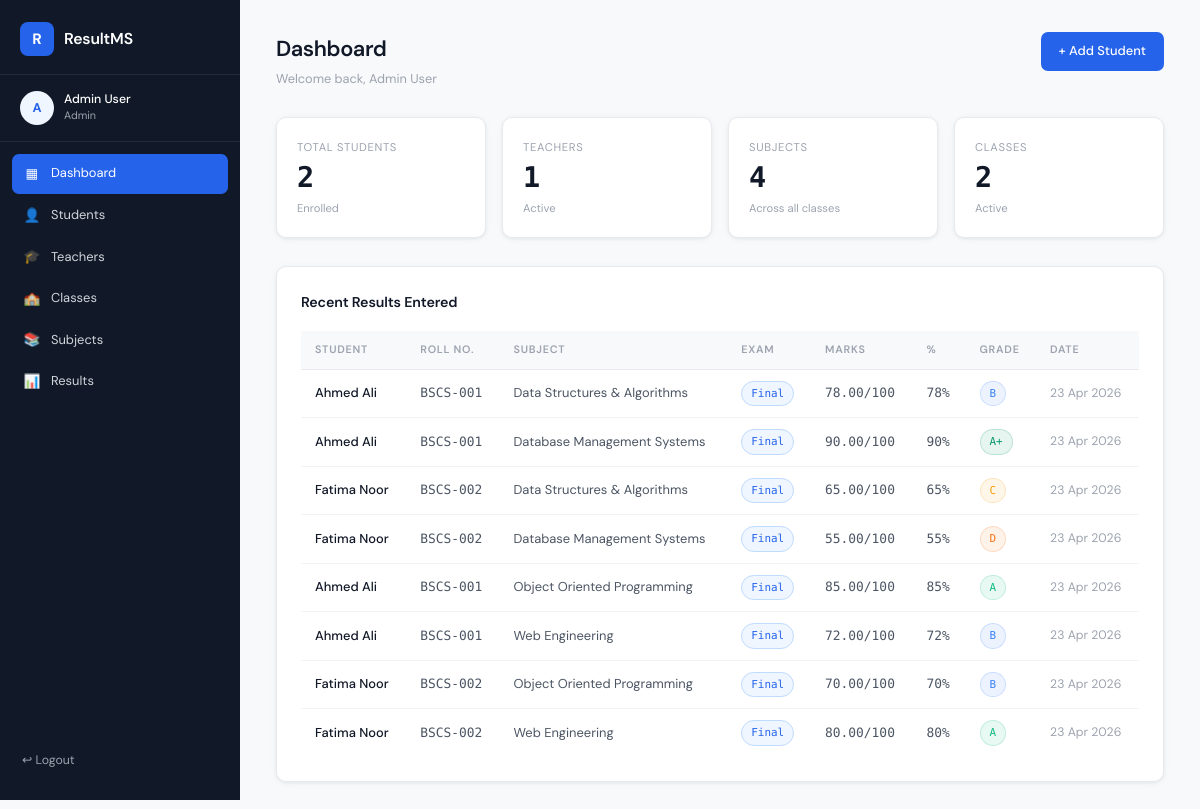
Page /admin/dashboard.php (signed in) on the committed database.
### tables this page shows
CREATE TABLE results (
  id           INT AUTO_INCREMENT PRIMARY KEY,
  student_id   INT NOT NULL,
  subject_id   INT NOT NULL,
  marks        DECIMAL(5,2) NOT NULL DEFAULT 0,
  exam_type    ENUM('Mid','Final','Assignment','Quiz') NOT NULL DEFAULT 'Final',
  entered_by   INT NOT NULL,
  created_at   TIMESTAMP DEFAULT CURRENT_TIMESTAMP,
  UNIQUE KEY unique_result (student_id, subject_id, exam_type),
  FOREIGN KEY (student_id) REFERENCES students(id) ON DELETE CASCADE,
  FOREIGN KEY (subject_id) REFERENCES subjects(id) ON DELETE CASCADE,
  FOREIGN KEY (entered_by) REFERENCES users(id)
);

CREATE TABLE users (
  id          INT AUTO_INCREMENT PRIMARY KEY,
  full_name   VARCHAR(100) NOT NULL,
  email       VARCHAR(100) NOT NULL UNIQUE,
  password    VARCHAR(255) NOT NULL,
  role        ENUM('admin','teacher','student') NOT NULL DEFAULT 'student',
  created_at  TIMESTAMP DEFAULT CURRENT_TIMESTAMP
);

CREATE TABLE students (
  id          INT AUTO_INCREMENT PRIMARY KEY,
  user_id     INT NOT NULL,
  roll_number VARCHAR(20) NOT NULL UNIQUE,
  class_id    INT NOT NULL,
  created_at  TIMESTAMP DEFAULT CURRENT_TIMESTAMP,
  FOREIGN KEY (user_id)  REFERENCES users(id)    ON DELETE CASCADE,
  FOREIGN KEY (class_id) REFERENCES classes(id)  ON DELETE CASCADE
);

CREATE TABLE subjects (
  id           INT AUTO_INCREMENT PRIMARY KEY,
  subject_name VARCHAR(100) NOT NULL,
  class_id     INT NOT NULL,
  total_marks  INT NOT NULL DEFAULT 100,
  FOREIGN KEY (class_id) REFERENCES classes(id) ON DELETE CASCADE
);

### includes/functions.php (called while the page is built, shortened)
<?php
function getGrade($percentage) {
    if ($percentage >= 90) return ['grade' => 'A+', 'label' => 'Outstanding', 'color' => '#059669'];
    if ($percentage >= 80) return ['grade' => 'A',  'label' => 'Excellent',   'color' => '#10b981'];
    if ($percentage >= 70) return ['grade' => 'B',  'label' => 'Good',        'color' => '#3b82f6'];
    if ($percentage >= 60) return ['grade' => 'C',  'label' => 'Average',     'color' => '#f59e0b'];
    if ($percentage >= 50) return ['grade' => 'D',  'label' => 'Pass',        'color' => '#f97316'];
    return ['grade' => 'F',  'label' => 'Fail',        'color' => '#ef4444'];
}
?>

### admin/dashboard.php (the view, shortened to what this page needs)
<?php
require_once '../includes/db.php';
require_once '../includes/functions.php';
$total_students = $conn->query("SELECT COUNT(*) as c FROM students")->fetch_assoc()['c'];
$total_teachers = $conn->query("SELECT COUNT(*) as c FROM users WHERE role='teacher'")->fetch_assoc()['c'];
$total_subjects = $conn->query("SELECT COUNT(*) as c FROM subjects")->fetch_assoc()['c'];
$total_classes  = $conn->query("SELECT COUNT(*) as c FROM classes")->fetch_assoc()['c'];
$recent_results = $conn->query("
    SELECT u.full_name, s.roll_number, sub.subject_name, r.marks, sub.total_marks, r.exam_type, r.created_at
    FROM results r
    JOIN students s   ON r.student_id = s.id
    JOIN users u      ON s.user_id    = u.id
    JOIN subjects sub ON r.subject_id = sub.id
    ORDER BY r.created_at DESC
    LIMIT 8
");
include '../includes/header.php';
?>
<div class="page-header">
  <div>
    <h1 class="page-title">Dashboard</h1>
    <p class="page-subtitle">Welcome back, <?= htmlspecialchars($_SESSION['full_name']) ?></p>
  </div>
  <a href="/student-result-system/admin/manage_students.php" class="btn btn-primary">+ Add Student</a>
</div>
<div class="stats-grid">
  <div class="stat-card">
    <div class="stat-label">Total Students</div>
    <div class="stat-value"><?= $total_students ?></div>
    <div class="stat-sub">Enrolled</div>
  </div>
  <div class="stat-card">
    <div class="stat-label">Teachers</div>
    <div class="stat-value"><?= $total_teachers ?></div>
    <div class="stat-sub">Active</div>
  </div>
  <div class="stat-card">
    <div class="stat-label">Subjects</div>
    <div class="stat-value"><?= $total_subjects ?></div>
    <div class="stat-sub">Across all classes</div>
  </div>
  <div class="stat-card">
    <div class="stat-label">Classes</div>
    <div class="stat-value"><?= $total_classes ?></div>
    <div class="stat-sub">Active</div>
  </div>
</div>
<div class="card">
  <div class="card-title">Recent Results Entered</div>
  <div class="table-wrapper">
    <?php if ($recent_results->num_rows > 0): ?>
    <table>
      <thead>
        <tr>
          <th>Student</th>
          <th>Roll No.</th>
          <th>Subject</th>
          <th>Exam</th>
          <th>Marks</th>
          <th>%</th>
          <th>Grade</th>
          <th>Date</th>
        </tr>
      </thead>
      <tbody>
        <?php while ($row = $recent_results->fetch_assoc()):
          $pct   = round(($row['marks'] / $row['total_marks']) * 100, 1);
          $grade = getGrade($pct);
        ?>
        <tr>
          <td><strong><?= htmlspecialchars($row['full_name']) ?></strong></td>
          <td><span class="mono"><?= htmlspecialchars($row['roll_number']) ?></span></td>
          <td><?= htmlspecialchars($row['subject_name']) ?></td>
          <td><span class="badge badge-blue"><?= $row['exam_type'] ?></span></td>
          <td class="mono"><?= $row['marks'] ?>/<?= $row['total_marks'] ?></td>
          <td class="mono"><?= $pct ?>%</td>
          <td>
            <span class="badge" style="background:<?= $grade['color'] ?>18;color:<?= $grade['color'] ?>;border:1px solid <?= $grade['color'] ?>30">
              <?= $grade['grade'] ?>
            </span>
          </td>
          <td class="text-muted text-sm"><?= date('d M Y', strtotime($row['created_at'])) ?></td>
        </tr>
        <?php endwhile; ?>
      </tbody>
    </table>
    <?php else: ?>
      <div class="no-data">No results entered yet.</div>
    <?php endif; ?>
  </div>
</div>
<?php include '../includes/footer.php'; ?>

### assets/css/style.css (style rules this page uses)
*, *::before, *::after { box-sizing: border-box; margin: 0; padding: 0; }
:root { --bg: #f8f9fb; --surface: #ffffff; --border: #e8eaed; --border-soft: #f0f2f5; --text-1: #111827; --text-2: #4b5563; --text-3: #9ca3af; --accent: #2563eb; --accent-soft: #eff6ff; --accent-dark: #1d4ed8; --danger: #ef4444; --success: #10b981; --warning: #f59e0b; --sidebar-w: 240px; --radius: 10px; --shadow: 0 1px 3px rgba(0,0,0,.06), 0 1px 8px rgba(0,0,0,.04); --shadow-md: 0 4px 16px rgba(0,0,0,.08); }
html { font-size: 15px; }
body { font-family: 'DM Sans', sans-serif; background: var(--bg); color: var(--text-1); line-height: 1.6; min-height: 100vh; }
.page-header { margin-bottom: 28px; display: flex; align-items: flex-start; justify-content: space-between; flex-wrap: wrap; gap: 12px; }
.page-title { font-size: 1.45rem; font-weight: 600; letter-spacing: -.02em; color: var(--text-1); }
.page-subtitle { font-size: .85rem; color: var(--text-3); margin-top: 2px; }
.card { background: var(--surface); border: 1px solid var(--border); border-radius: var(--radius); box-shadow: var(--shadow); padding: 24px; margin-bottom: 24px; }
.card-title { font-size: .95rem; font-weight: 600; margin-bottom: 18px; color: var(--text-1); letter-spacing: -.01em; }
.stats-grid { display: grid; grid-template-columns: repeat(auto-fit, minmax(180px, 1fr)); gap: 16px; margin-bottom: 28px; }
.stat-card { background: var(--surface); border: 1px solid var(--border); border-radius: var(--radius); padding: 20px; box-shadow: var(--shadow); }
.stat-label { font-size: .75rem; text-transform: uppercase; letter-spacing: .06em; color: var(--text-3); margin-bottom: 8px; }
.stat-value { font-size: 1.9rem; font-weight: 600; font-family: 'DM Mono', monospace; color: var(--text-1); line-height: 1; }
.stat-sub { font-size: .75rem; color: var(--text-3); margin-top: 6px; }
.table-wrapper { overflow-x: auto; }
table { width: 100%; border-collapse: collapse; font-size: .86rem; }
thead th { text-align: left; padding: 10px 14px; font-size: .72rem; font-weight: 600; text-transform: uppercase; letter-spacing: .07em; color: var(--text-3); border-bottom: 1px solid var(--border); background: var(--bg); }
tbody td { padding: 11px 14px; border-bottom: 1px solid var(--border-soft); color: var(--text-2); vertical-align: middle; }
tbody tr:last-child td { border-bottom: none; }
td strong { color: var(--text-1); font-weight: 500; }
.btn { display: inline-flex; align-items: center; gap: 6px; padding: 9px 18px; border-radius: 7px; border: none; cursor: pointer; font-family: inherit; font-size: .86rem; font-weight: 500; text-decoration: none; transition: all .15s; white-space: nowrap; }
.btn-primary { background: var(--accent); color: #fff; }
.badge { display: inline-block; padding: 3px 9px; border-radius: 20px; font-size: .73rem; font-weight: 500; font-family: 'DM Mono', monospace; }
.badge-blue { background: #eff6ff; color: var(--accent); border: 1px solid #bfdbfe; }
.text-sm { font-size: .82rem; }
.text-muted { color: var(--text-3); }
.mono { font-family: 'DM Mono', monospace; }

### rows in the picture
results: users.full_name "Ahmed Ali", student.roll_number "BSCS-001", subject.subject_name "Data Structures & Algorithms", exam_type "Final", marks "78.00", subject.total_marks "100", marks.total_marks "78", marks.total_marks "B", created_at "23 Apr 2026"
results: users.full_name "Ahmed Ali", student.roll_number "BSCS-001", subject.subject_name "Database Management Systems", exam_type "Final", marks "90.00", subject.total_marks "100", marks.total_marks "90", marks.total_marks "A+", created_at "23 Apr 2026"
results: users.full_name "Fatima Noor", student.roll_number "BSCS-002", subject.subject_name "Data Structures & Algorithms", exam_type "Final", marks "65.00", subject.total_marks "100", marks.total_marks "65", marks.total_marks "C", created_at "23 Apr 2026"
results: users.full_name "Fatima Noor", student.roll_number "BSCS-002", subject.subject_name "Database Management Systems", exam_type "Final", marks "55.00", subject.total_marks "100", marks.total_marks "55", marks.total_marks "D", created_at "23 Apr 2026"
results: users.full_name "Ahmed Ali", student.roll_number "BSCS-001", subject.subject_name "Object Oriented Programming", exam_type "Final", marks "85.00", subject.total_marks "100", marks.total_marks "85", marks.total_marks "A", created_at "23 Apr 2026"
results: users.full_name "Ahmed Ali", student.roll_number "BSCS-001", subject.subject_name "Web Engineering", exam_type "Final", marks "72.00", subject.total_marks "100", marks.total_marks "72", marks.total_marks "B", created_at "23 Apr 2026"
results: users.full_name "Fatima Noor", student.roll_number "BSCS-002", subject.subject_name "Object Oriented Programming", exam_type "Final", marks "70.00", subject.total_marks "100", marks.total_marks "70", marks.total_marks "B", created_at "23 Apr 2026"
results: users.full_name "Fatima Noor", student.roll_number "BSCS-002", subject.subject_name "Web Engineering", exam_type "Final", marks "80.00", subject.total_marks "100", marks.total_marks "80", marks.total_marks "A", created_at "23 Apr 2026"

### other values in the picture
APP_NAME "ResultMS"
substr($full_name, 0, 1) "A"
$full_name "Admin User"
$role "Admin"
$item['icon'] "▦"
$item['label'] "Dashboard"
$item['icon'] "👤"
$item['label'] "Students"
$item['icon'] "🎓"
$item['label'] "Teachers"
$item['icon'] "🏫"
$item['label'] "Classes"
$item['icon'] "📚"
$item['label'] "Subjects"
$item['icon'] "📊"
